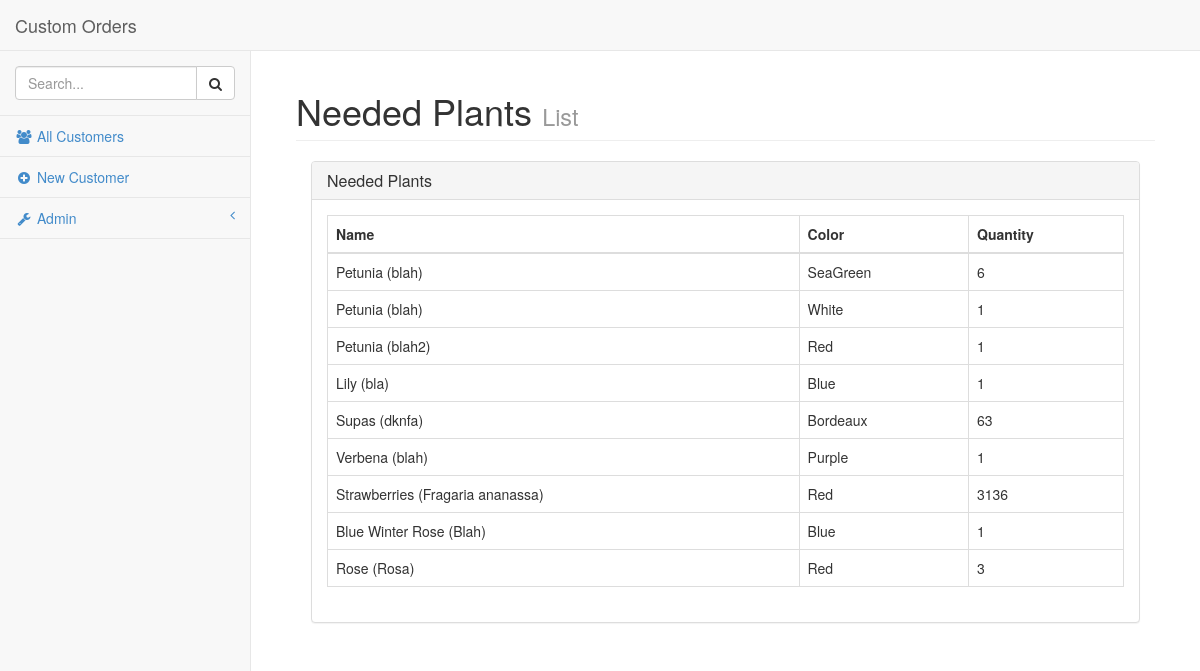
The app's page /listneeded.php with its own data.
### tables this page shows
CREATE TABLE IF NOT EXISTS `Plant` (
  `PlantID` mediumint(9) NOT NULL AUTO_INCREMENT,
  `ScientificName` varchar(30) NOT NULL,
  `Color` varchar(15) NOT NULL,
  `Picture` varchar(30) DEFAULT NULL,
  `CommonName` varchar(30) NOT NULL,
  PRIMARY KEY (`PlantID`)
);

### inc/sql_queries.php (called while the page is built, shortened)
<?php
require_once("global.php");
function openconnection() {
	global $db_host;
	global $db_user;
	global $db_pass;
	global $db_data;
    $connection = new mysqli($db_host, $db_user, $db_pass, $db_data);
    return $connection;
}
function select_all_needed_plants()
{
	if ($con = openconnection())
	{
		if ($query = $con->prepare("
		SELECT `PlantID`,
			   `CommonName`,
			   `Color`,
			   `ScientificName`,
			   Sum(`Quantity`) AS `Quantity`
		FROM   (SELECT `Plant`.`PlantID`,
					   `Plant`.`CommonName`,
					   `Plant`.`Color`,
					   `Plant`.`ScientificName`,
					   `ContainerPlant`.`Quantity` * `Container`.`Quantity` AS
					   `Quantity`
				FROM   `Plant`,
					   `Container`,
					   `ContainerPlant`
				WHERE  `Plant`.`PlantID` = `ContainerPlant`.`PlantID`
					   AND `Container`.`ContainerID` = `ContainerPlant`.`ContainerID`)
			   AS
			   `Subtotal`
		GROUP  BY `PlantID`;
		"))
		{
			$query->execute();
		}
		$response = $query->get_result();
		while($row = $response->fetch_assoc())
			$result[] = $row;
		if(isset($result))
			return $result;
		else
			return NULL;
	}
}
?>

### listneeded.php (the view, shortened to what this page needs)
<?php
    include("templates/header.php");
	include("inc/sql_queries.php");
?>
<div class="col-lg-12">
<?php
    $data = select_all_needed_plants();
?>
	<div class="panel panel-default">
		<div class="panel-heading">
			<h3 class="panel-title">Needed Plants</h3>
		</div>
        <div class="panel-body">
<?php
    if(count($data)):
?>
        <table class="table table-bordered table-hover">
            <thead>
                <tr>
                    <th>Name</th>
                    <th>Color</th>
                    <th>Quantity</th>
                </tr>
            </thead>
            <tbody>
<?php
        foreach($data as $row):
?>
                <tr>
					<td><?php echo $row["CommonName"].(empty($row["ScientificName"]) ? "" : " (".$row['ScientificName'].")"); ?></td>
					<td><?php echo $row["Color"]; ?></td>
					<td><?php echo $row["Quantity"]; ?></td>
                </tr>
<?php
        endforeach;
?>
        </table>
<?php
    else:
?>
        <p>Sorry There is No Data Yet</p>
<?php
    endif;
?>
		</div>
	</div>
</div>
<?php
	include("templates/footer.php");
?>

### css/sb-admin-2.css (style rules this page uses)
body { background-color: #f8f8f8; }

### records on screen
plant: CommonName "Petunia", ScientificName "blah", Color "SeaGreen", Quantity "6"
plant: CommonName "Petunia", ScientificName "blah", Color "White", Quantity "1"
plant: CommonName "Petunia", ScientificName "blah2", Color "Red", Quantity "1"
plant: CommonName "Lily", ScientificName "bla", Color "Blue", Quantity "1"
plant: CommonName "Supas", ScientificName "dknfa", Color "Bordeaux", Quantity "63"
plant: CommonName "Verbena", ScientificName "blah", Color "Purple", Quantity "1"
plant: CommonName "Strawberries", ScientificName "Fragaria ananassa", Color "Red", Quantity "3136"
plant: CommonName "Blue Winter Rose", ScientificName "Blah", Color "Blue", Quantity "1"
plant: CommonName "Rose", ScientificName "Rosa", Color "Red", Quantity "3"

### other values on screen
$website_name "Custom Orders"
$page_title "Needed Plants"
$page_subtitle "List"
